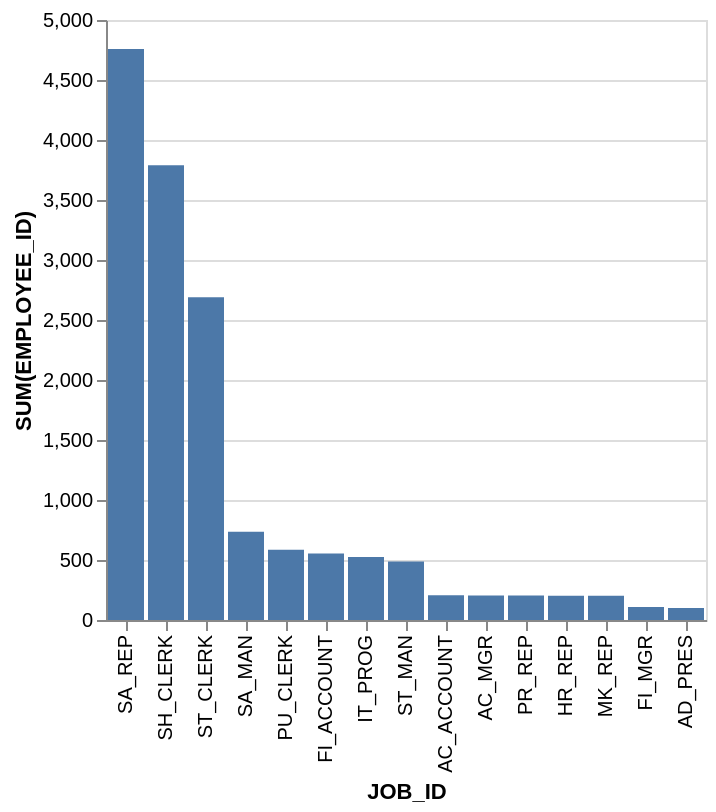

This figure's Vega-Lite source:
### Vega-Lite specification from a JSON file in a GitHub repository (floating-point values rounded to 4 significant figures)
{"data": {"values": [{"x_data": "SA_REP", "y_data": 4759}, {"x_data": "SH_CLERK", "y_data": 3790}, {"x_data": "ST_CLERK", "y_data": 2690}, {"x_data": "SA_MAN", "y_data": 735}, {"x_data": "PU_CLERK", "y_data": 585}, {"x_data": "FI_ACCOUNT", "y_data": 555}, {"x_data": "IT_PROG", "y_data": 525}, {"x_data": "ST_MAN", "y_data": 488}, {"x_data": "AC_ACCOUNT", "y_data": 206}, {"x_data": "AC_MGR", "y_data": 205}, {"x_data": "PR_REP", "y_data": 204}, {"x_data": "HR_REP", "y_data": 203}, {"x_data": "MK_REP", "y_data": 202}, {"x_data": "FI_MGR", "y_data": 108}, {"x_data": "AD_PRES", "y_data": 100}]}, "mark": "bar", "encoding": {"x": {"field": "x_data", "type": "nominal", "title": "JOB_ID", "sort": {"op": "sum", "field": "y_data", "order": "descending"}}, "y": {"field": "y_data", "type": "quantitative", "title": "SUM(EMPLOYEE_ID)"}}}
